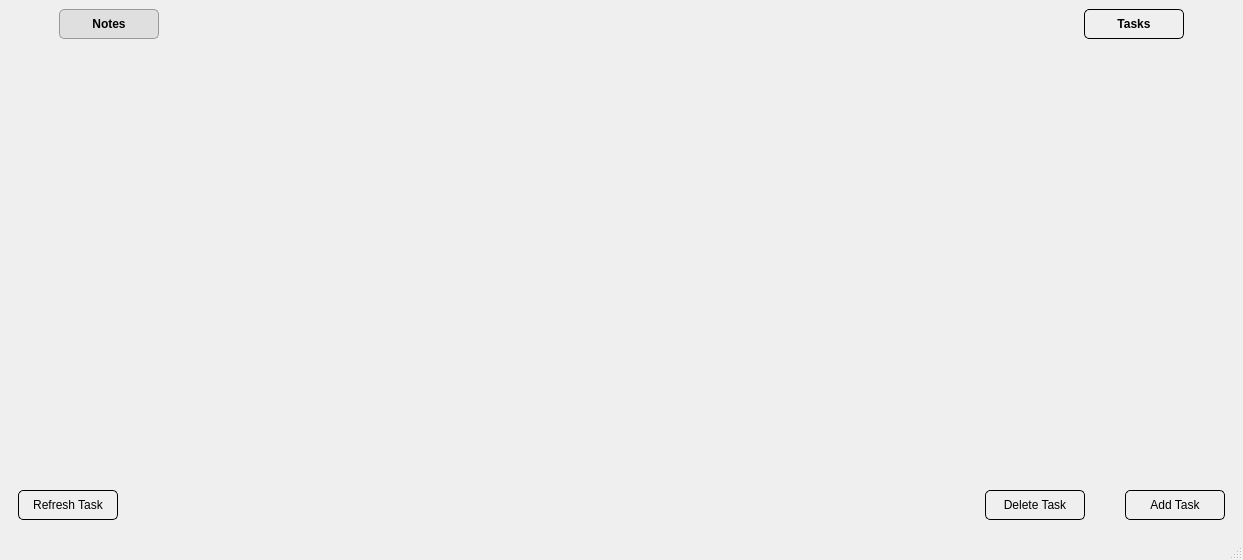
<?xml version="1.0" encoding="UTF-8"?>
<ui version="4.0">
 <class>MainWindow</class>
 <widget class="QMainWindow" name="MainWindow">
  <property name="geometry">
   <rect>
    <x>0</x>
    <y>0</y>
    <width>1243</width>
    <height>560</height>
   </rect>
  </property>
  <property name="windowTitle">
   <string>MainWindow</string>
  </property>
  <widget class="QWidget" name="centralwidget">
   <layout class="QVBoxLayout" name="verticalLayout_4">
    <item>
     <layout class="QHBoxLayout" name="horizontalLayout">
      <property name="spacing">
       <number>0</number>
      </property>
      <item>
       <spacer name="horizontalSpacer_2">
        <property name="orientation">
         <enum>Qt::Orientation::Horizontal</enum>
        </property>
        <property name="sizeType">
         <enum>QSizePolicy::Policy::Fixed</enum>
        </property>
        <property name="sizeHint" stdset="0">
         <size>
          <width>50</width>
          <height>20</height>
         </size>
        </property>
       </spacer>
      </item>
      <item>
       <widget class="QPushButton" name="pushButton_notes">
        <property name="sizePolicy">
         <sizepolicy hsizetype="Preferred" vsizetype="Preferred">
          <horstretch>0</horstretch>
          <verstretch>0</verstretch>
         </sizepolicy>
        </property>
        <property name="minimumSize">
         <size>
          <width>100</width>
          <height>30</height>
         </size>
        </property>
        <property name="maximumSize">
         <size>
          <width>100</width>
          <height>30</height>
         </size>
        </property>
        <property name="font">
         <font>
          <pointsize>9</pointsize>
          <bold>true</bold>
         </font>
        </property>
        <property name="styleSheet">
         <string notr="true">QPushButton {
    background-color: rgba(200, 200, 200, 0.4);
    border: 1px solid #999;
    border-radius: 5px;
    color: #000;
    padding: 5px 10px;
}

QPushButton:hover {
    background-color: rgba(180, 180, 180, 0.6);
}

QPushButton:pressed {
    background-color: rgba(160, 160, 160, 0.8);
}
</string>
        </property>
        <property name="text">
         <string>Notes</string>
        </property>
       </widget>
      </item>
      <item>
       <spacer name="horizontalSpacer">
        <property name="orientation">
         <enum>Qt::Orientation::Horizontal</enum>
        </property>
        <property name="sizeType">
         <enum>QSizePolicy::Policy::Expanding</enum>
        </property>
        <property name="sizeHint" stdset="0">
         <size>
          <width>400</width>
          <height>20</height>
         </size>
        </property>
       </spacer>
      </item>
      <item>
       <widget class="QPushButton" name="pushButton_to_do_list">
        <property name="sizePolicy">
         <sizepolicy hsizetype="Maximum" vsizetype="Maximum">
          <horstretch>0</horstretch>
          <verstretch>0</verstretch>
         </sizepolicy>
        </property>
        <property name="minimumSize">
         <size>
          <width>100</width>
          <height>30</height>
         </size>
        </property>
        <property name="maximumSize">
         <size>
          <width>100</width>
          <height>30</height>
         </size>
        </property>
        <property name="font">
         <font>
          <bold>true</bold>
         </font>
        </property>
        <property name="styleSheet">
         <string notr="true">    QPushButton{
        background-color: transparent;
        border: 1px solid black;
		border-radius:5px;
		color:black;
    }</string>
        </property>
        <property name="text">
         <string>Tasks</string>
        </property>
       </widget>
      </item>
      <item>
       <spacer name="horizontalSpacer_3">
        <property name="orientation">
         <enum>Qt::Orientation::Horizontal</enum>
        </property>
        <property name="sizeType">
         <enum>QSizePolicy::Policy::Fixed</enum>
        </property>
        <property name="sizeHint" stdset="0">
         <size>
          <width>50</width>
          <height>20</height>
         </size>
        </property>
       </spacer>
      </item>
     </layout>
    </item>
    <item>
     <widget class="QStackedWidget" name="stackedWidget">
      <property name="currentIndex">
       <number>1</number>
      </property>
      <widget class="QWidget" name="page">
       <layout class="QVBoxLayout" name="verticalLayout_3">
        <item>
         <layout class="QHBoxLayout" name="horizontalLayout_4">
          <item>
           <widget class="QListWidget" name="task_list">
            <property name="minimumSize">
             <size>
              <width>200</width>
              <height>365</height>
             </size>
            </property>
            <property name="maximumSize">
             <size>
              <width>200</width>
              <height>10000</height>
             </size>
            </property>
            <property name="font">
             <font>
              <family>Times New Roman</family>
              <pointsize>20</pointsize>
              <bold>true</bold>
             </font>
            </property>
            <property name="styleSheet">
             <string notr="true">    QListWidget {
        background-color: transparent;
        border: 1px solid black;
		border-radius:5px;
    }</string>
            </property>
           </widget>
          </item>
          <item>
           <spacer name="horizontalSpacer_9">
            <property name="orientation">
             <enum>Qt::Orientation::Horizontal</enum>
            </property>
            <property name="sizeType">
             <enum>QSizePolicy::Policy::Fixed</enum>
            </property>
            <property name="sizeHint" stdset="0">
             <size>
              <width>20</width>
              <height>20</height>
             </size>
            </property>
           </spacer>
          </item>
          <item>
           <layout class="QVBoxLayout" name="verticalLayout_2">
            <item>
             <widget class="QTextEdit" name="title">
              <property name="minimumSize">
               <size>
                <width>700</width>
                <height>50</height>
               </size>
              </property>
              <property name="maximumSize">
               <size>
                <width>16777215</width>
                <height>50</height>
               </size>
              </property>
              <property name="font">
               <font>
                <family>Times New Roman</family>
                <pointsize>16</pointsize>
                <italic>false</italic>
                <bold>true</bold>
               </font>
              </property>
              <property name="styleSheet">
               <string notr="true">    QTextEdit {
        background-color: transparent;
        border: 1px solid black;
		border-radius:5px;
    }</string>
              </property>
             </widget>
            </item>
            <item>
             <spacer name="verticalSpacer">
              <property name="orientation">
               <enum>Qt::Orientation::Vertical</enum>
              </property>
              <property name="sizeType">
               <enum>QSizePolicy::Policy::Fixed</enum>
              </property>
              <property name="sizeHint" stdset="0">
               <size>
                <width>20</width>
                <height>10</height>
               </size>
              </property>
             </spacer>
            </item>
            <item>
             <widget class="QTextEdit" name="content">
              <property name="font">
               <font>
                <pointsize>14</pointsize>
               </font>
              </property>
              <property name="styleSheet">
               <string notr="true">    QTextEdit {
        background-color: transparent;
        border: 1px solid black;
		border-radius:5px;
    }</string>
              </property>
             </widget>
            </item>
            <item>
             <spacer name="verticalSpacer_2">
              <property name="orientation">
               <enum>Qt::Orientation::Vertical</enum>
              </property>
              <property name="sizeType">
               <enum>QSizePolicy::Policy::Fixed</enum>
              </property>
              <property name="sizeHint" stdset="0">
               <size>
                <width>20</width>
                <height>5</height>
               </size>
              </property>
             </spacer>
            </item>
           </layout>
          </item>
          <item>
           <spacer name="horizontalSpacer_8">
            <property name="orientation">
             <enum>Qt::Orientation::Horizontal</enum>
            </property>
            <property name="sizeType">
             <enum>QSizePolicy::Policy::Fixed</enum>
            </property>
            <property name="sizeHint" stdset="0">
             <size>
              <width>35</width>
              <height>20</height>
             </size>
            </property>
           </spacer>
          </item>
         </layout>
        </item>
        <item>
         <layout class="QHBoxLayout" name="horizontalLayout_2">
          <property name="spacing">
           <number>0</number>
          </property>
          <property name="leftMargin">
           <number>5</number>
          </property>
          <property name="topMargin">
           <number>5</number>
          </property>
          <property name="rightMargin">
           <number>5</number>
          </property>
          <property name="bottomMargin">
           <number>5</number>
          </property>
          <item>
           <spacer name="horizontalSpacer_4">
            <property name="orientation">
             <enum>Qt::Orientation::Horizontal</enum>
            </property>
            <property name="sizeType">
             <enum>QSizePolicy::Policy::Fixed</enum>
            </property>
            <property name="sizeHint" stdset="0">
             <size>
              <width>96</width>
              <height>20</height>
             </size>
            </property>
           </spacer>
          </item>
          <item>
           <widget class="QPushButton" name="pushButton_add_task">
            <property name="minimumSize">
             <size>
              <width>100</width>
              <height>30</height>
             </size>
            </property>
            <property name="maximumSize">
             <size>
              <width>100</width>
              <height>500</height>
             </size>
            </property>
            <property name="styleSheet">
             <string notr="true">    QPushButton{
        background-color: transparent;
        border: 1px solid black;
		border-radius:5px;
		color:black;
    }</string>
            </property>
            <property name="text">
             <string>Add Note</string>
            </property>
           </widget>
          </item>
          <item>
           <spacer name="horizontalSpacer_12">
            <property name="orientation">
             <enum>Qt::Orientation::Horizontal</enum>
            </property>
            <property name="sizeType">
             <enum>QSizePolicy::Policy::Fixed</enum>
            </property>
            <property name="sizeHint" stdset="0">
             <size>
              <width>27</width>
              <height>20</height>
             </size>
            </property>
           </spacer>
          </item>
          <item>
           <widget class="QPushButton" name="pushButtonRefresh">
            <property name="minimumSize">
             <size>
              <width>100</width>
              <height>30</height>
             </size>
            </property>
            <property name="maximumSize">
             <size>
              <width>100</width>
              <height>30</height>
             </size>
            </property>
            <property name="styleSheet">
             <string notr="true">    QPushButton{
        background-color: transparent;
        border: 1px solid black;
		border-radius:5px;
		color:black;
    }</string>
            </property>
            <property name="text">
             <string>Refresh Note</string>
            </property>
           </widget>
          </item>
          <item>
           <spacer name="horizontalSpacer_7">
            <property name="orientation">
             <enum>Qt::Orientation::Horizontal</enum>
            </property>
            <property name="sizeHint" stdset="0">
             <size>
              <width>40</width>
              <height>20</height>
             </size>
            </property>
           </spacer>
          </item>
          <item>
           <widget class="QPushButton" name="pushButton_delete_task">
            <property name="minimumSize">
             <size>
              <width>100</width>
              <height>30</height>
             </size>
            </property>
            <property name="maximumSize">
             <size>
              <width>100</width>
              <height>500</height>
             </size>
            </property>
            <property name="styleSheet">
             <string notr="true">    QPushButton{
        background-color: transparent;
        border: 1px solid black;
		border-radius:5px;
		color:black;
    }</string>
            </property>
            <property name="text">
             <string>Delete Note</string>
            </property>
           </widget>
          </item>
          <item>
           <spacer name="horizontalSpacer_6">
            <property name="orientation">
             <enum>Qt::Orientation::Horizontal</enum>
            </property>
            <property name="sizeType">
             <enum>QSizePolicy::Policy::Fixed</enum>
            </property>
            <property name="sizeHint" stdset="0">
             <size>
              <width>100</width>
              <height>20</height>
             </size>
            </property>
           </spacer>
          </item>
          <item>
           <widget class="QPushButton" name="pushButton_save_task">
            <property name="minimumSize">
             <size>
              <width>100</width>
              <height>30</height>
             </size>
            </property>
            <property name="maximumSize">
             <size>
              <width>100</width>
              <height>500</height>
             </size>
            </property>
            <property name="styleSheet">
             <string notr="true">    QPushButton{
        background-color: transparent;
        border: 1px solid black;
		border-radius:5px;
		color:black;
    }</string>
            </property>
            <property name="text">
             <string>Save Note</string>
            </property>
           </widget>
          </item>
          <item>
           <spacer name="horizontalSpacer_5">
            <property name="orientation">
             <enum>Qt::Orientation::Horizontal</enum>
            </property>
            <property name="sizeType">
             <enum>QSizePolicy::Policy::Fixed</enum>
            </property>
            <property name="sizeHint" stdset="0">
             <size>
              <width>39</width>
              <height>20</height>
             </size>
            </property>
           </spacer>
          </item>
         </layout>
        </item>
       </layout>
      </widget>
      <widget class="QWidget" name="page_2">
       <layout class="QVBoxLayout" name="verticalLayout">
        <item>
         <widget class="QListWidget" name="to_do_list">
          <property name="styleSheet">
           <string notr="true">    QListWidget {
        background: transparent;
        border: none;
    }</string>
          </property>
         </widget>
        </item>
        <item>
         <layout class="QHBoxLayout" name="horizontalLayout_3">
          <property name="spacing">
           <number>0</number>
          </property>
          <item>
           <widget class="QPushButton" name="pushButton_refresh">
            <property name="minimumSize">
             <size>
              <width>100</width>
              <height>30</height>
             </size>
            </property>
            <property name="maximumSize">
             <size>
              <width>100</width>
              <height>30</height>
             </size>
            </property>
            <property name="styleSheet">
             <string notr="true">    QPushButton{
        background-color: transparent;
        border: 1px solid black;
		border-radius:5px;
		color:black;
    }</string>
            </property>
            <property name="text">
             <string>Refresh Task</string>
            </property>
           </widget>
          </item>
          <item>
           <spacer name="horizontalSpacer_10">
            <property name="orientation">
             <enum>Qt::Orientation::Horizontal</enum>
            </property>
            <property name="sizeHint" stdset="0">
             <size>
              <width>40</width>
              <height>20</height>
             </size>
            </property>
           </spacer>
          </item>
          <item>
           <widget class="QPushButton" name="pushButton_to_do_list_delete">
            <property name="minimumSize">
             <size>
              <width>100</width>
              <height>30</height>
             </size>
            </property>
            <property name="maximumSize">
             <size>
              <width>100</width>
              <height>30</height>
             </size>
            </property>
            <property name="styleSheet">
             <string notr="true">    QPushButton{
        background-color: transparent;
        border: 1px solid black;
		border-radius:5px;
		color:black;
    }</string>
            </property>
            <property name="text">
             <string>Delete Task</string>
            </property>
           </widget>
          </item>
          <item>
           <spacer name="horizontalSpacer_11">
            <property name="orientation">
             <enum>Qt::Orientation::Horizontal</enum>
            </property>
            <property name="sizeType">
             <enum>QSizePolicy::Policy::Fixed</enum>
            </property>
            <property name="sizeHint" stdset="0">
             <size>
              <width>40</width>
              <height>20</height>
             </size>
            </property>
           </spacer>
          </item>
          <item>
           <widget class="QPushButton" name="pushButton_to_do_list_add">
            <property name="minimumSize">
             <size>
              <width>100</width>
              <height>30</height>
             </size>
            </property>
            <property name="maximumSize">
             <size>
              <width>100</width>
              <height>30</height>
             </size>
            </property>
            <property name="styleSheet">
             <string notr="true">    QPushButton{
        background-color: transparent;
        border: 1px solid black;
		border-radius:5px;
		color:black;
    }</string>
            </property>
            <property name="text">
             <string>Add Task</string>
            </property>
           </widget>
          </item>
         </layout>
        </item>
       </layout>
      </widget>
     </widget>
    </item>
   </layout>
  </widget>
  <widget class="QStatusBar" name="statusbar"/>
 </widget>
 <resources/>
 <connections/>
</ui>
